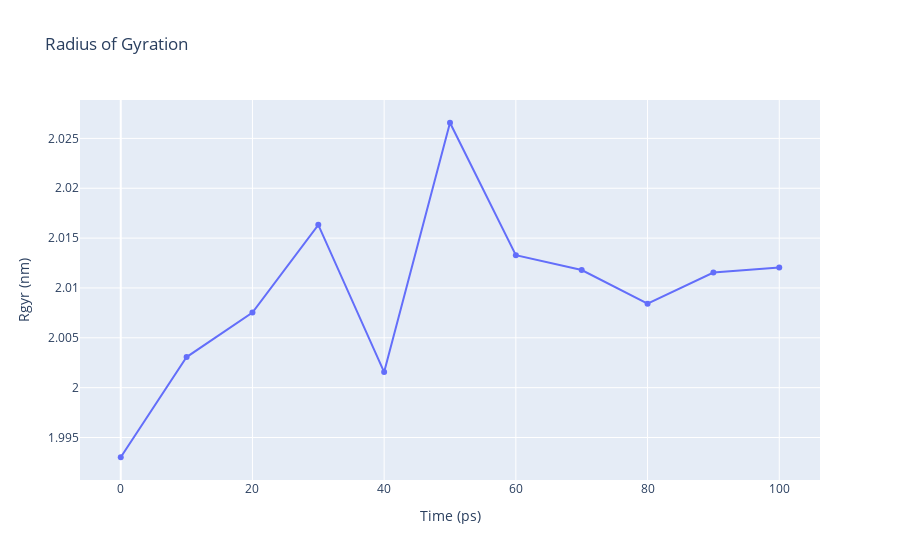

Write notebook code for a chart like this one.
### Code cell
import plotly
import plotly.graph_objs as go

# Read Rgyr data from file 
with open(output_rgyr,'r') as rgyr_file:
    x,y = map(
        list,
        zip(*[
            (float(line.split()[0]),float(line.split()[1]))
            for line in rgyr_file 
            if not line.startswith(("#","@")) 
        ])
    )

plotly.offline.init_notebook_mode(connected=True)

fig = {
    "data": [go.Scatter(x=x, y=y)],
    "layout": go.Layout(title="Radius of Gyration",
                        xaxis=dict(title = "Time (ps)"),
                        yaxis=dict(title = "Rgyr (nm)")
                       )
}

plotly.offline.iplot(fig)

### Figure 1 — Plotly figure (JSON) as saved in the notebook; plotly's stock layout.template omitted (floating-point values rounded to 4 significant figures)
{"data": [{"type": "scatter", "x": [0, 10, 20, 30, 40, 50, 60, 70, 80, 90, 100], "y": [1.993, 2.003, 2.008, 2.016, 2.002, 2.027, 2.013, 2.012, 2.008, 2.012, 2.012]}], "layout": {"title": {"text": "Radius of Gyration"}, "xaxis": {"title": {"text": "Time (ps)"}}, "yaxis": {"title": {"text": "Rgyr (nm)"}}}}
